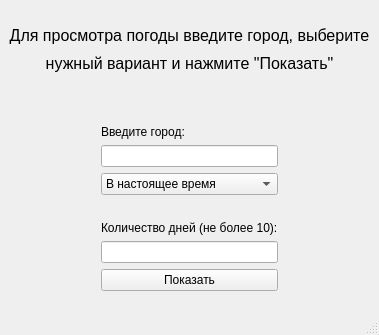
<?xml version="1.0" encoding="UTF-8"?>
<ui version="4.0">
 <class>MainWindow</class>
 <widget class="QMainWindow" name="MainWindow">
  <property name="geometry">
   <rect>
    <x>0</x>
    <y>0</y>
    <width>379</width>
    <height>335</height>
   </rect>
  </property>
  <property name="windowTitle">
   <string>MainWindow</string>
  </property>
  <widget class="QWidget" name="centralwidget">
   <layout class="QVBoxLayout" name="verticalLayout_3">
    <item>
     <layout class="QVBoxLayout" name="verticalLayout_2">
      <item>
       <widget class="QLabel" name="welcomeLabel2">
        <property name="minimumSize">
         <size>
          <width>335</width>
          <height>70</height>
         </size>
        </property>
        <property name="text">
         <string>&lt;html&gt;&lt;head/&gt;&lt;body&gt;&lt;p align=&quot;center&quot;&gt;&lt;span style=&quot; font-size:18pt; vertical-align:sub;&quot;&gt;Для просмотра погоды введите город, выберите нужный вариант и нажмите &amp;quot;Показать&amp;quot;&lt;/span&gt;&lt;/p&gt;&lt;/body&gt;&lt;/html&gt;</string>
        </property>
        <property name="wordWrap">
         <bool>true</bool>
        </property>
       </widget>
      </item>
      <item>
       <spacer name="verticalSpacer_3">
        <property name="orientation">
         <enum>Qt::Vertical</enum>
        </property>
        <property name="sizeHint" stdset="0">
         <size>
          <width>20</width>
          <height>40</height>
         </size>
        </property>
       </spacer>
      </item>
      <item>
       <layout class="QHBoxLayout" name="horizontalLayout">
        <item>
         <spacer name="verticalSpacer_2">
          <property name="orientation">
           <enum>Qt::Vertical</enum>
          </property>
          <property name="sizeType">
           <enum>QSizePolicy::Expanding</enum>
          </property>
          <property name="sizeHint" stdset="0">
           <size>
            <width>20</width>
            <height>40</height>
           </size>
          </property>
         </spacer>
        </item>
        <item>
         <spacer name="horizontalSpacer">
          <property name="orientation">
           <enum>Qt::Horizontal</enum>
          </property>
          <property name="sizeHint" stdset="0">
           <size>
            <width>40</width>
            <height>20</height>
           </size>
          </property>
         </spacer>
        </item>
        <item>
         <layout class="QVBoxLayout" name="verticalLayout">
          <property name="sizeConstraint">
           <enum>QLayout::SetFixedSize</enum>
          </property>
          <item>
           <widget class="QLabel" name="cityLabel">
            <property name="text">
             <string>Введите город:</string>
            </property>
           </widget>
          </item>
          <item>
           <widget class="QLineEdit" name="cityLineEdit"/>
          </item>
          <item>
           <widget class="QComboBox" name="comboBox">
            <item>
             <property name="text">
              <string>В настоящее время</string>
             </property>
            </item>
            <item>
             <property name="text">
              <string>За период</string>
             </property>
            </item>
           </widget>
          </item>
          <item>
           <spacer name="horizontalSpacer_3">
            <property name="orientation">
             <enum>Qt::Horizontal</enum>
            </property>
            <property name="sizeHint" stdset="0">
             <size>
              <width>40</width>
              <height>20</height>
             </size>
            </property>
           </spacer>
          </item>
          <item>
           <widget class="QLabel" name="daysCountLabel">
            <property name="text">
             <string>&lt;html&gt;&lt;head/&gt;&lt;body&gt;&lt;p&gt;Количество дней (не более 10):&lt;/p&gt;&lt;/body&gt;&lt;/html&gt;</string>
            </property>
           </widget>
          </item>
          <item>
           <widget class="QLineEdit" name="daysCountInput"/>
          </item>
          <item>
           <widget class="QPushButton" name="showResultButton">
            <property name="text">
             <string>Показать</string>
            </property>
           </widget>
          </item>
         </layout>
        </item>
        <item>
         <spacer name="horizontalSpacer_2">
          <property name="orientation">
           <enum>Qt::Horizontal</enum>
          </property>
          <property name="sizeHint" stdset="0">
           <size>
            <width>40</width>
            <height>20</height>
           </size>
          </property>
         </spacer>
        </item>
        <item>
         <spacer name="verticalSpacer">
          <property name="orientation">
           <enum>Qt::Vertical</enum>
          </property>
          <property name="sizeType">
           <enum>QSizePolicy::Expanding</enum>
          </property>
          <property name="sizeHint" stdset="0">
           <size>
            <width>20</width>
            <height>40</height>
           </size>
          </property>
         </spacer>
        </item>
       </layout>
      </item>
     </layout>
    </item>
    <item>
     <spacer name="verticalSpacer_4">
      <property name="orientation">
       <enum>Qt::Vertical</enum>
      </property>
      <property name="sizeHint" stdset="0">
       <size>
        <width>20</width>
        <height>40</height>
       </size>
      </property>
     </spacer>
    </item>
   </layout>
  </widget>
  <widget class="QMenuBar" name="menubar">
   <property name="geometry">
    <rect>
     <x>0</x>
     <y>0</y>
     <width>379</width>
     <height>22</height>
    </rect>
   </property>
  </widget>
  <widget class="QStatusBar" name="statusbar"/>
 </widget>
 <resources/>
 <connections/>
</ui>
